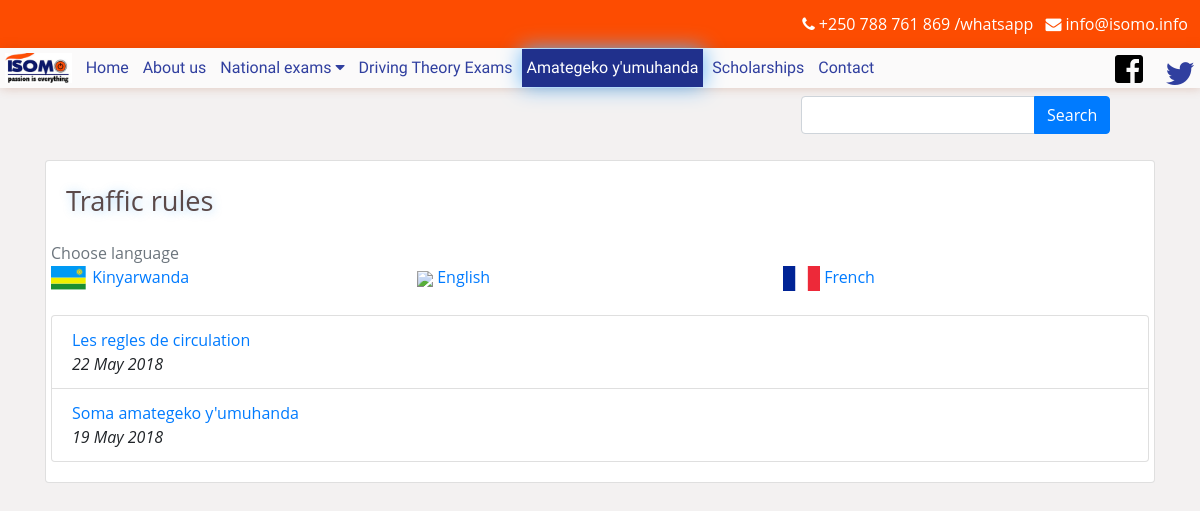
The app's page /traffic_rules with its own data.
### tables this page shows
CREATE TABLE `papers` (
  `id` int(11) NOT NULL,
  `name` varchar(64) NOT NULL,
  `subject` int(11) NOT NULL,
  `level` varchar(16) DEFAULT NULL,
  `file` varchar(1024) NOT NULL,
  `year` int(11) DEFAULT NULL,
  `done_date` date DEFAULT NULL COMMENT 'The date when the exam was done',
  `answers` int(11) DEFAULT NULL COMMENT 'references id for answers',
  `date` timestamp NOT NULL DEFAULT CURRENT_TIMESTAMP ON UPDATE CURRENT_TIMESTAMP,
  `archived` enum('no','yes') NOT NULL DEFAULT 'no',
  `archivedDate` timestamp NULL DEFAULT NULL,
  `archivedBy` int(11) DEFAULT NULL
);

### functions.php (called while the page is built, shortened)
<?php
	function page_level(){
		$request_uri = trim($_SERVER['REQUEST_URI'], "/");
		$level = count(explode("/", $request_uri));
		return $level;
	}
	function get_file($filename){
		$plevel = page_level();
		$file = "";
		for($n=0; $n<$plevel; $n++){
			$file .= "../";
		}
		$file .= "$filename";
		return $file;
	}
	function page_parts(){
		$cpage = trim($_SERVER['REQUEST_URI'], "/");
		$cpage = trim($cpage, "/");
		return explode("/", $cpage);
	}
	function stripURL($text){
		return strtolower(str_ireplace(" ", "_", $text));
	}
?>

### class.paper.php (called while the page is built, shortened)
<?php
class paper{
	public function getTrafficPapers($lang = ''){
		global $db;
		$sql = "SELECT papers.*, subjects.name as subjectname, subjects.language as lang FROM papers JOIN subjects ON subjects.id = papers.subject JOIN subject_type ON subject_type.id = subjects.type WHERE subjects.language LIKE \"%$lang%\" AND subject_type.name = \"traffic_rules\" ";
		$query = $db->query($sql) or die("Can't get people with lang $db->error");
		$papers = $ret = array();
		while ($data = $query->fetch_assoc()) {
			$paper_data = $data;
			$paper_data['link'] = "papers/get/".stripURL($data['name']);
			$ret[] = $paper_data;
		}
		return $ret;
	}
}
?>

### traffic_rules.php (the view, shortened to what this page needs)
<!DOCTYPE html>
<html>
<head>
	<?php
		include 'functions.php';
		include_once 'class.paper.php';
		$Paper = new paper();
		$cpage = trim($_SERVER['REQUEST_URI'], "/");
		$page_parts = explode("/", str_ireplace("traffic_rules", "", $cpage));
		$page_parts = array_values(array_filter($page_parts));
		if(count($page_parts) == 0){
			$page_name = "home";
		}
		include 'modules/head.php';
	?>
</head>
<body>
	<?php include "modules/menu.php"; ?>
	<div class="container">
		<div class="col-sm-12">
			<div class="card">
				<div class="card-body">
					<h1 class="card-title page-title">Traffic rules</h1>
					<?php if($page_name == 'home'){ ?>
						<div class="row">
							<div class="col-md-12">
								<p class="text-muted">Choose language</p>
							</div>
							<div class="col-md-4">
								<a href="<?php echo get_file("$cpage/kin") ?>"><img class="s_small_logo" src="<?php echo get_file('img/rwandaflag.svg'); ?>"><span> Kinyarwanda</span></a>
							</div>
							<div class="col-md-4">
								<a href="<?php echo get_file("$cpage/en") ?>"><img class="s_small_logo" src="<?php echo get_file('img/en.png'); ?>"> English</a>
							</div>
							<div class="col-md-4">
								<a href="<?php echo get_file("$cpage/fr") ?>"><img class="s_small_logo" src="<?php echo get_file('img/french.png'); ?>"> French</a>
							</div>
						</div>
						<div class="row">
							<div class="col-md-12">
								<ul class="list-group">
								<?php
									$papers = $Paper->getTrafficPapers();
									for($n=0; $n<count($papers); $n++){
										$paper_data = $papers[$n];
										?>
											<li class="list-group-item dblock">
												<a href="<?php echo get_file($paper_data['link']) ?>"><?php echo $paper_data['name']; ?></a><br />
												<p class="font-italic text-small"><?php echo date("d F Y", strtotime($paper_data['date'])) ?></p>
											</li>
										<?php
									}
								?>
								</ul>
							</div>
						</div>
						<?php
					} ?>
				</div>
			</div>
		</div>
	</div>
</body>
</html>

### css/style.css (style rules this page uses)
body { font-family: 'Open Sans', sans-serif; font-size: 1em; background: #f3f1f1; max-width: 1200px; margin: 0 auto; }
*, *:before, *:after { box-sizing: border-box; }
html, div, span, applet, object, iframe, h1, h2, h3, h4, h5, h6, p, blockquote, pre, a, abbr, acronym, address, big, cite, code, del, dfn, em, img, ins, kbd, q, s, samp, small, strike, strong, sub, sup, tt, var, b, u, i, center, dl, dt, dd, ol, ul, li, fieldset, form, label, legend, table, caption, tbody, tfoot, thead, tr, th, td, article, aside, canvas, details, embed, figure, figcaption, footer, header, hgroup, menu, nav, output, ruby, section, summary, time, mark, audio, video { margin: 0; padding: 0; border: 0; font-size: 100%; font: inherit; vertical-align: baseline; }
ol, ul { list-style: none; }
.container { margin: 10px auto; display: table; max-width: 1140px; width: 100%; }
.container:after, .container:before { content: "" clear : both; }
img.s_small_logo { width: 37px; max-height: 57px; vertical-align: middle; }
.dblock, .block { display: block; }
.page-title { font-size: 1.7em; color: #5a4949; text-shadow: 1px 1px 10px #2196f359; margin-bottom: 1.2rem; }
@media (min-width: 1200px) { .col, .col-1, .col-10, .col-11, .col-12, .col-2, .col-3, .col-4, .col-5, .col-6, .col-7, .col-8, .col-9, .col-lg, .col-lg-1, .col-lg-10, .col-lg-11, .col-lg-12, .col-lg-2, .col-lg-3, .col-lg-4, .col-lg-5, .col-lg-6, .col-lg-7, .col-lg-8, .col-lg-9, .col-md, .col-md-1, .col-md-10, .col-md-11, .col-md-12, .col-md-2, .col-md-3, .col-md-4, .col-md-5, .col-md-6, .col-md-7, .col-md-8, .col-md-9, .col-sm, .col-sm-1, .col-sm-10, .col-sm-11, .col-sm-12, .col-sm-2, .col-sm-3, .col-sm-4, .col-sm-5, .col-sm-6, .col-sm-7, .col-sm-8, .col-sm-9, .col-xl, .col-xl-1, .col-xl-10, .col-xl-11, .col-xl-12, .col-xl-2, .col-xl-3, .col-xl-4, .col-xl-5, .col-xl-6, .col-xl-7, .col-xl-8, .col-xl-9 { padding-right: 0; padding-left: 0; } }

### records on screen
papers: name "Les regles de circulation", date "22 May 2018"
papers: name "Soma amategeko y'umuhanda", date "19 May 2018"
